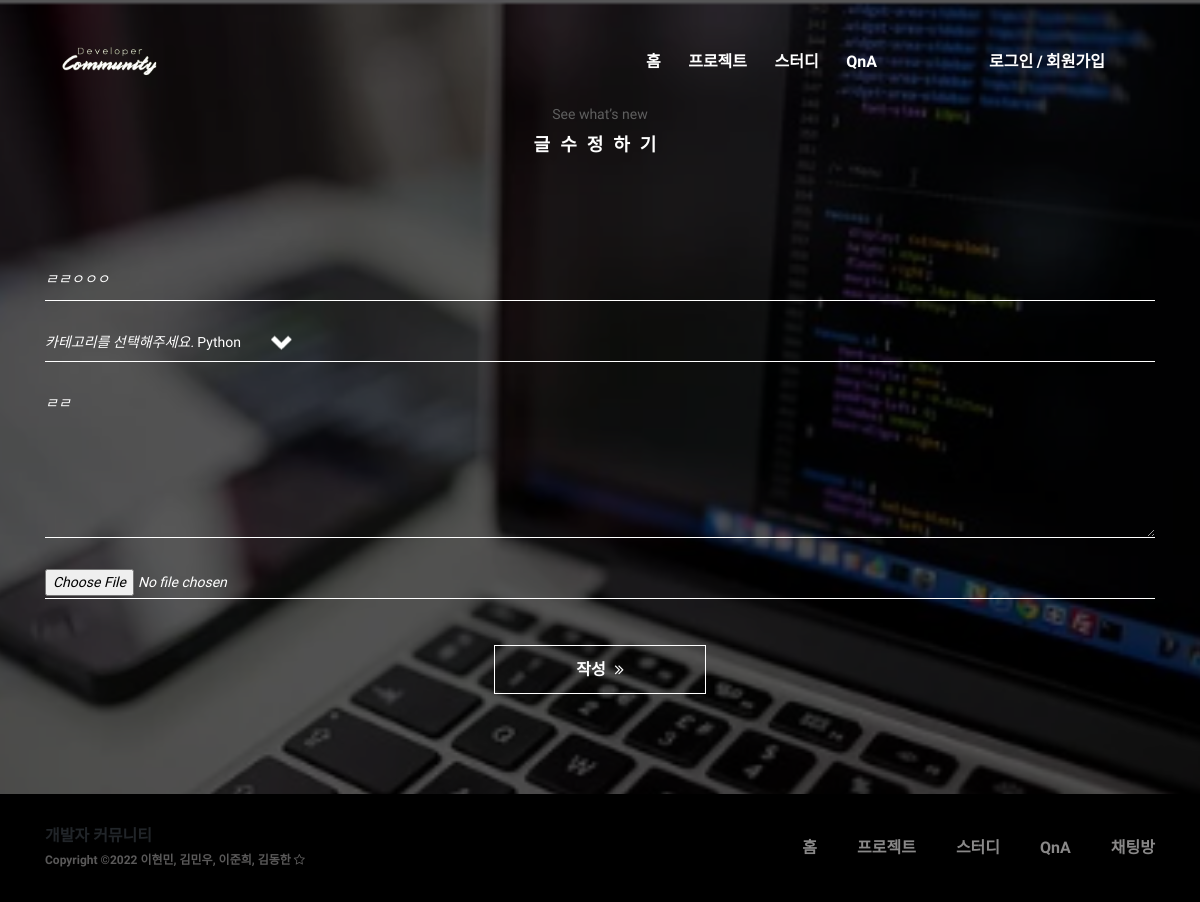
Page /bbs1mod.php?no=13 on the earlier database version.
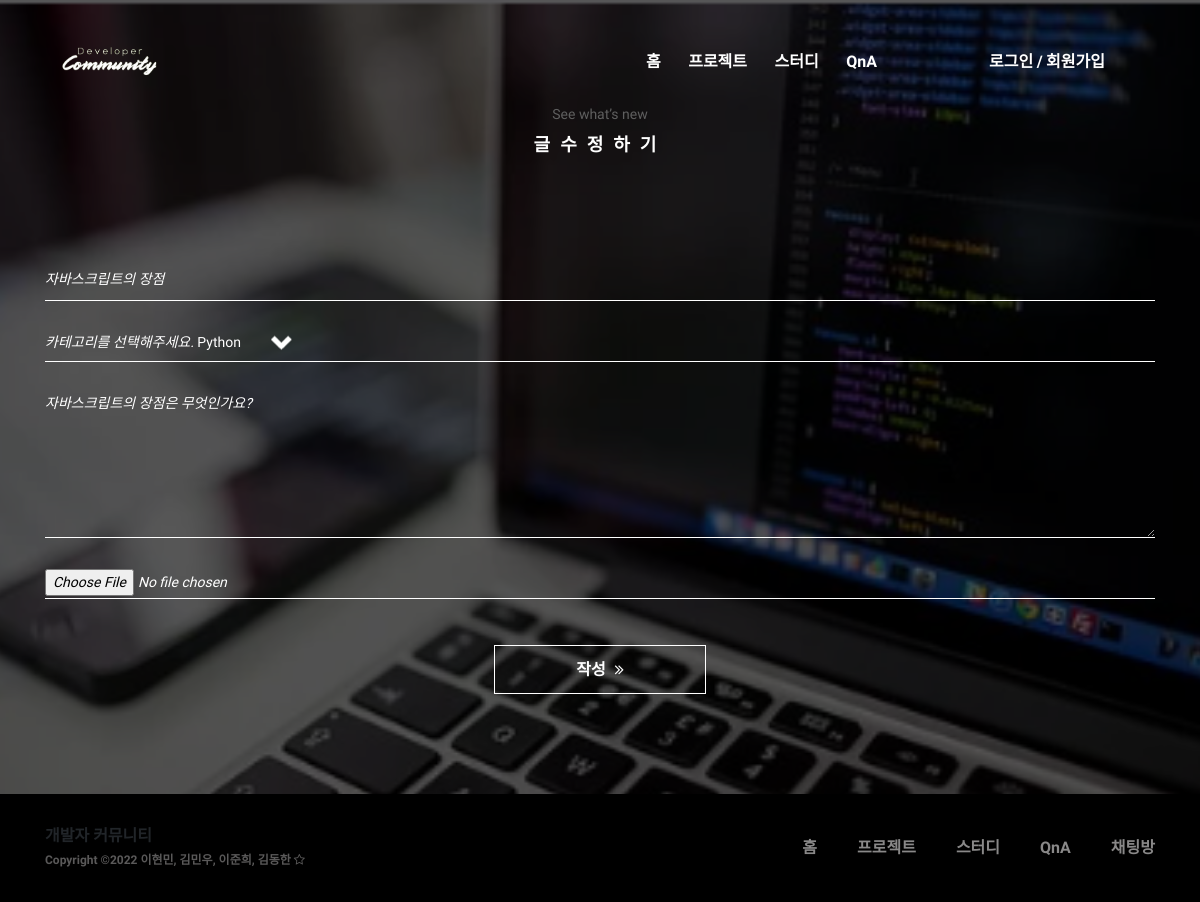
Same page on the later database version.
### tables this page shows
CREATE TABLE `bbs1` (
  `no` int(255) NOT NULL,
  `title` varchar(255) NOT NULL,
  `category` varchar(255) NOT NULL,
  `content` varchar(255) NOT NULL,
  `id` varchar(255) NOT NULL,
  `img_file` varchar(255) NOT NULL,
  `img_size` int(255) NOT NULL,
  `name` varchar(255) NOT NULL,
  `del_flg` tinyint(1) NOT NULL DEFAULT '0',
  `reg_date` datetime DEFAULT CURRENT_TIMESTAMP,
  `mod_date` datetime DEFAULT NULL
);

### bbs1mod.php (the view, shortened to what this page needs)
<!DOCTYPE html>
<html lang="en">
<head>
    <link rel="stylesheet" href="style.css">
</head>
<body>
    <?php require('lib/top.php'); ?>
    <?php
        $no = $_GET['no'];
        require('_conn.php');
        $sql = "SELECT * FROM `bbs1` WHERE `no` = $no";
        $result = mysqli_query($conn, $sql);
    ?>
    <section class="contact-area section-padding-100 bg-img bg-overlay bg-fixed has-bg-img" style="background-image: url(img/bg-img/note.png);">
        <div class="container">
            <div class="row">
                <div class="col-12">
                    <div class="section-heading white">
                        <p>See what’s new</p>
                        <h2>글수정하기</h2>
                    </div>
                </div>
            </div>
            <div class="row">
                <div class="col-12">
                    <?php foreach($result as $mod) { ?>
                    <div class="contact-form-area">
                        <form action="_bbs1mod.php" method="post">
                            <div class="row">
                                <div class="col-lg-12">
                                    <div class="form-group">
                                        <input name="title" type="text" class="form-control" placeholder="제목을 작성해주세요." value="<?=$mod['title'];?>">
                                    </div>
                                </div>
                                <div class="col-lg-12">
                                    <div class="form-group">
                                        <div class="form-control">카테고리를 선택해주세요.
                                            <select name="category">
                                                <option value="Python">Python</option>
                                            </select>
                                        </div>
                                    </div>
                                </div>
                                <div class="col-12">
                                    <div class="form-group">
                                        <textarea name="content" class="form-control" cols="30" rows="10" placeholder="본문을 작성해주세요."><?=$mod['content'];?></textarea>
                                    </div>
                                </div>
                                <div class="col-lg-12">
                                    <div class="form-group">
                                        <input name="img_file" type="file" class="form-control">
                                    </div>
                                </div>
                                <div class="col-12 text-center">
                                    <button class="btn oneMusic-btn mt-30" type="submit">작성 <i class="fa fa-angle-double-right"></i></button>
                                </div>
                            </div>
                        </form>
                    </div>
                    <?php } ?>
                </div>
            </div>
        </div>
    </section>
    <?php require('lib/bottom.php'); ?>
</body>
</html>

Differences in the rows shown:
removed bbs1: title "ㄹㄹㅇㅇㅇ", content "ㄹㄹ"
added bbs1: title "자바스크립트의 장점", content "자바스크립트의 장점은 무엇인가요?"
